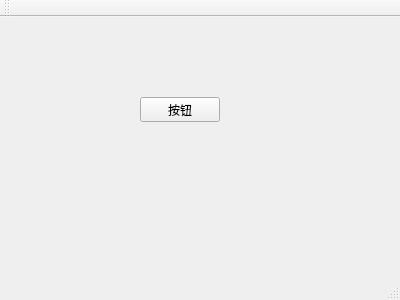
<?xml version="1.0" encoding="UTF-8"?>
<ui version="4.0">
 <class>MainWindow</class>
 <widget class="QMainWindow" name="MainWindow">
  <property name="geometry">
   <rect>
    <x>0</x>
    <y>0</y>
    <width>400</width>
    <height>300</height>
   </rect>
  </property>
  <property name="windowTitle">
   <string>MainWindow</string>
  </property>
  <widget class="QWidget" name="centralWidget">
   <widget class="QPushButton" name="pushButton">
    <property name="geometry">
     <rect>
      <x>140</x>
      <y>80</y>
      <width>80</width>
      <height>25</height>
     </rect>
    </property>
    <property name="text">
     <string>按钮</string>
    </property>
   </widget>
  </widget>
  <widget class="QMenuBar" name="menuBar">
   <property name="geometry">
    <rect>
     <x>0</x>
     <y>0</y>
     <width>400</width>
     <height>22</height>
    </rect>
   </property>
  </widget>
  <widget class="QToolBar" name="mainToolBar">
   <attribute name="toolBarArea">
    <enum>TopToolBarArea</enum>
   </attribute>
   <attribute name="toolBarBreak">
    <bool>false</bool>
   </attribute>
  </widget>
  <widget class="QStatusBar" name="statusBar"/>
 </widget>
 <layoutdefault spacing="6" margin="11"/>
 <resources/>
 <connections/>
</ui>
